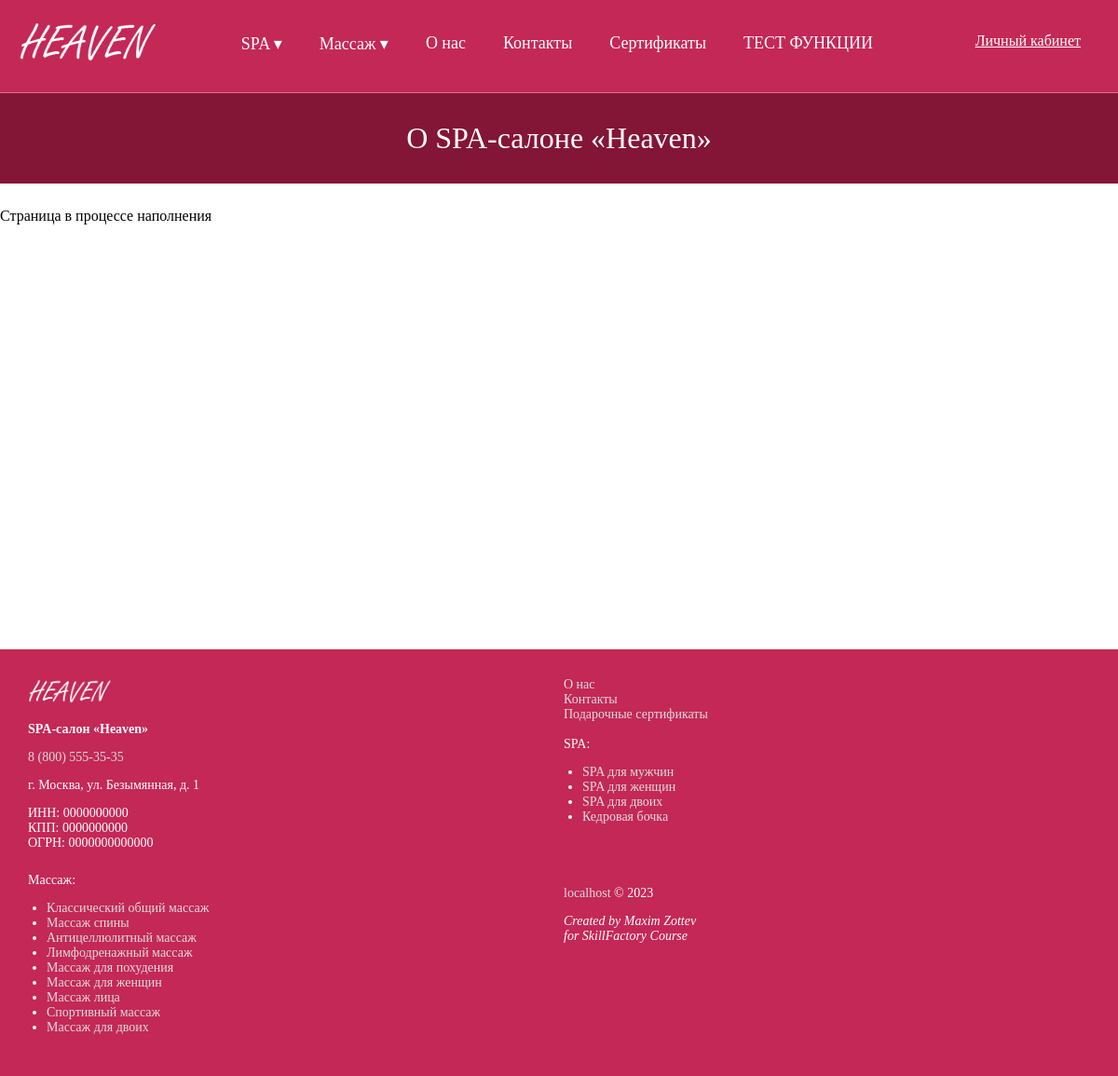
/about, run on the app's committed database.
### tables this page shows
CREATE TABLE `static` (
  `id` int NOT NULL,
  `name` text NOT NULL,
  `title` text NOT NULL,
  `content` text NOT NULL
);

CREATE TABLE `config` (
  `parameter` text NOT NULL,
  `value` text NOT NULL
);

### core/core.php (called while the page is built, shortened)
<?php
include("core/dbconf.php");
@$act = $_GET['act'];
function getConfVar($param) {
    global $db;
    $result = $db->query("select `value` from `config` where `parameter`='$param' limit 1");
    if ($result->num_rows>0) {
        return $result->fetch_assoc()['value'];
    }
    return "Param not found";
}
function isMainpage() {
    return false;
}
function userLoggedIn() {
    if (!isset($_COOKIE['session']) or $_COOKIE['session'] == "") {unset($_COOKIE['session']); return false;}
    return true;
}

### index.php (the view, shortened to what this page needs)
<?php
include("core/core.php");
?>
<!DOCTYPE html>
<html lang="en">
<head>
    <link rel="stylesheet" href="/template/css/style.css">
</head>
<body>
    <?php
    include("template/modules/content.php");
    ?>
</body>
</html>

### template/modules/header.php (shortened to what this page needs)
<div class="header <? if(!isMainpage()) {echo "minimized";} ?>">
    <div class="header_navbar_outer <? if(!isMainpage()) {echo "sticked";} ?>">
        <div class="header_navbar container">
            <div class="header_logo">
                <a href="/">
                    <img src="/template/media/logo-transparent-white.png">
                </a>
            </div>
            <ul class="header_navigation">
                <li>
                    <a>SPA <span class="caret"></span></a>
                </li>
                <li>
                    <a>Массаж <span class="caret"></span></a>
                </li>
                <li><a href="/about">О нас</a></li>
                <li><a href="/contact">Контакты</a></li>
                <li><a href="/certificates">Сертификаты</a></li>
                <li><a href="/testing">ТЕСТ ФУНКЦИИ</a></li>
            </ul>
            <div class="header_user_profile">
                <?php if (userLoggedIn()): ?>
                <a><?=$currentUser['name'];?> (<?=$currentUser['email'];?>) <span class="caret"></span></a>
                <ul class="subnav">
                    <li><a href="/profile">Профиль</a></li>
                    <li><a href="/logout">Выход</a></li>
                </ul>
                <? else: ?>
                <a href="/login">Личный кабинет</a>
                <? endif; ?>
            </div>
        </div>
    </div>
</div>

### template/modules/content.php (shortened to what this page needs)
<?php include("template/modules/header.php"); ?>
    <?php
    switch ($act) {
        default:
            $result = $db->query("select * from `static` where `name`='$act' limit 1");
            if ($result->num_rows>0) {
                $page = $result->fetch_assoc();
                include("template/pages/static.php");
            } else {
                include("template/pages/404.php");
            }
            break;
    }
    ?>
<?php include("template/modules/footer.php"); ?>

### template/pages/static.php
<div class="page_heading">
    <?=$page['title'];?>
</div>
<div class="content">
    <div class="container">
        <?=$page['content'];?>
    </div>
</div>

### template/modules/footer.php (shortened to what this page needs)
<div class="footer">
    <div class="container grid-4">
        <div class="about">
            <img src="/template/media/logo-transparent-white.png">
            <p><b><?=getConfVar("orgname");?></b></p>
            <p><a href="tel:<?=getConfVar("phone");?>">
                <?php $phone = getConfVar("phone"); echo sprintf("%s (%s) %s-%s-%s", substr($phone,0,1), substr($phone,1,3), substr($phone,4,3), substr($phone,7,2), substr($phone,9,2)); ?>
            </a></p>
            <p><?=getConfVar("address");?></p>
            <p>ИНН: <?=getConfVar("inn");?><br>КПП: <?=getConfVar("kpp");?><br>ОГРН: <?=getConfVar("ogrn");?></p>
        </div>
        <div>
            <a href="/about">О нас</a><br>
            <a href="/contact">Контакты</a><br>
            <a href="/certificates">Подарочные сертификаты</a><br><br>
            SPA:
            <ul>
                <li><a href="/spa/for-man">SPA для мужчин</a></li>
                <li><a href="/spa/for-woman">SPA для женщин</a></li>
                <li><a href="/spa/for-couples">SPA для двоих</a></li>
                <li><a href="/spa/cedar-barrel">Кедровая бочка</a></li>
            </ul>
        </div>
        <div>
            Массаж:
            <ul>
                <li><a href="/massage/classic">Классический общий массаж</a></li>
                <li><a href="/massage/back">Массаж спины</a></li>
                <li><a href="/massage/anticellulite">Антицеллюлитный массаж</a></li>
                <li><a href="/massage/lymph">Лимфодренажный массаж</a></li>
                <li><a href="/massage/weight-loss">Массаж для похудения</a></li>
                <li><a href="/massage/for-woman">Массаж для женщин</a></li>
                <li><a href="/massage/face">Массаж лица</a></li>
                <li><a href="/massage/sport">Спортивный массаж</a></li>
                <li><a href="/massage/for-couples">Массаж для двоих</a></li>
            </ul>
        </div>
        <div class="developer">
            <p><a href="//<?=$_SERVER['SERVER_NAME'];?>"><?=$_SERVER['SERVER_NAME'];?></a> &copy; <?=date("Y");?></p>
            <p><?=getConfVar("developer");?></p>
        </div>
    </div>
</div>

### template/css/style.css (style rules this page uses)
:root { --accent: #c32857; --dark: #831536; }
* { box-sizing: border-box; }
body { font-family: 'Tahoma'; padding: 0; margin: 0; }
a { color: #c5335f; }
.container { width: 1400px; margin: 0 auto; }
.grid-4 { display: grid; grid-template-columns: repeat(4,1fr); grid-gap: 10px; }
.caret:before { content: '▾'; }
.header { width: 100%; height: 100vh; }
.header.minimized { height: 100px; }
.header_navbar_outer { position: fixed; top: 0; width: 100%; transition: all .3s; z-index: 10000; }
.header_navbar { position: relative; padding: 20px; border-bottom: 1px solid white; display: flex; justify-content: space-between; transition: all .3s; }
.header_navbar_outer.sticked { background: var(--accent); border-bottom: 1px solid #ef6790; height: 100px; }
.header_navbar_outer.sticked .header_navbar { border-bottom: none; }
.header_navbar .header_logo img { height: 50px; }
.header_navbar .header_navigation { list-style-type: none; padding-left: 0; }
.header_navbar .header_navigation li { position: relative; }
.header_navbar .header_navigation a { padding: 15px 20px; color: #fff; text-decoration: none; font-size: 18px; cursor: pointer; }
.header_user_profile { position: relative; padding: 15px 0; }
.header_user_profile a { padding: 15px 20px; cursor: pointer; color: white; }
.content { padding: 10px 0; min-height: 500px; }
.footer { background-color: var(--accent); color: white; padding: 30px; font-size: 14px; }
.footer a { color: #ddd; text-decoration: none; }
.footer .about img { height: 30px; }
.footer ul { padding-left: 20px; }
@media screen and (max-width: 1450px) { .container { width: 100%; } }
@media screen and (max-width: 1450px) { .footer > .container { grid-template-columns: repeat(2,1fr); } }
@media screen and (min-width: 951px) { .header_navbar .header_navigation { display: flex; } }
.page_heading { font-size: 2em; color: white; background-color: var(--dark); padding: 30px; text-align: center; }

### data on the page
static: title "О SPA-салоне «Heaven»", content "Страница в процессе наполнения"
config: value "SPA-салон «Heaven»"
config: value "8", value "800", value "555", value "35"
config: value "г. Москва, ул. Безымянная, д. 1"
config: value "0000000000"
config: value "0000000000"
config: value "0000000000000"
config: value "Created by Maxim Zottev for SkillFactory Course"

### other printed values
$_SERVER['SERVER_NAME'] "localhost"
